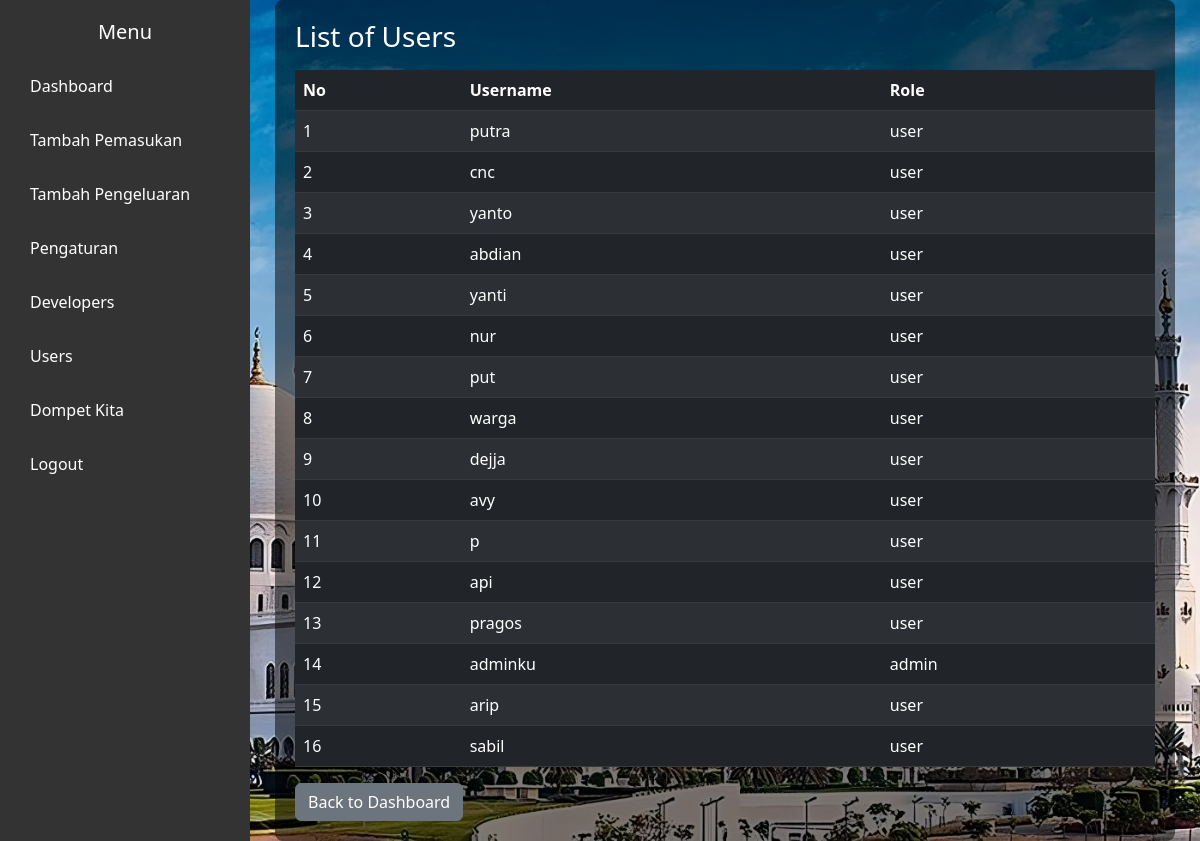
The app's page /view_users.php with its own data.
### tables this page shows
CREATE TABLE `users` (
  `id` int(11) NOT NULL,
  `username` varchar(50) NOT NULL,
  `password` varchar(255) NOT NULL,
  `status` tinyint(1) DEFAULT 1,
  `profile_picture` varchar(255) DEFAULT 'default_profile.png',
  `email` varchar(100) NOT NULL,
  `role` enum('admin','user') NOT NULL DEFAULT 'user'
);

### view_users.php (the view, shortened to what this page needs)
<?php
include 'db_config.php';
$userQuery = "SELECT * FROM users";
$userResult = mysqli_query($conn, $userQuery);
?>
<!DOCTYPE html>
<html lang="en">
<head>
    <link href="https://cdn.jsdelivr.net/npm/bootstrap@5.3.0-alpha1/dist/css/bootstrap.min.css" rel="stylesheet">
</head>
<body>
<div class="sidebar">
    <h2>Menu</h2>
    <ul>
        <li><a href="dashboard.php">Dashboard</a></li>
        <li><a href="add_income.php">Tambah Pemasukan</a></li>
        <li><a href="add_expense.php">Tambah Pengeluaran</a></li>
        <li><a href="settings.php">Pengaturan</a></li>
        <li><a href="developers.php">Developers</a></li>
        <li><a href="view_users.php">Users</a></li>
        <li><a href="dompet.php">Dompet Kita</a></li>
        <li><a href="logout.php">Logout</a></li>
    </ul>
</div>
<div class="content">
    <h3 class="text-white">List of Users</h3>
    <table class="table table-dark table-striped mt-3">
        <thead>
            <tr>
                <th>No</th>
                <th>Username</th>
                <th>Role</th>
            </tr>
        </thead>
        <tbody>
        <?php $no = 1; ?>
        <?php while ($row = mysqli_fetch_assoc($userResult)): ?>
            <tr>
                <td><?= $no++ ?></td>
                <td><?php echo $row['username']; ?></td>
                <td><?php echo $row['role']; ?></td>
            </tr>
        <?php endwhile; ?>
        </tbody>
    </table>
    <a href="dashboard.php" class="btn btn-secondary">Back to Dashboard</a>
</div>
</body>
</html>

### view_users.php (style rules this page uses)
body { display: flex; background-image: url('moscowa.jpeg'); background-size: cover; background-position: center; background-repeat: no-repeat; color: #fff; min-height: 100vh; }
.sidebar { background-color: #333; color: white; padding: 20px; width: 250px; }
.sidebar h2 { font-size: 20px; text-align: center; margin-bottom: 20px; }
.sidebar ul { list-style-type: none; padding: 0; }
.sidebar ul li { margin-bottom: 10px; }
.sidebar ul li a { color: white; text-decoration: none; padding: 10px; display: block; border-radius: 5px; }
.content { flex: 1; padding: 20px; max-width: 900px; margin: auto; background-color: rgba(0, 0, 0, 0.5); padding: 20px; border-radius: 8px; color: #fff; }

### records on screen
users: username "putra", role "user"
users: username "cnc", role "user"
users: username "yanto", role "user"
users: username "abdian", role "user"
users: username "yanti", role "user"
users: username "nur", role "user"
users: username "put", role "user"
users: username "warga", role "user"
users: username "dejja", role "user"
users: username "avy", role "user"
users: username "p", role "user"
users: username "api", role "user"
users: username "pragos", role "user"
users: username "adminku", role "admin"
users: username "arip", role "user"
users: username "sabil", role "user"
